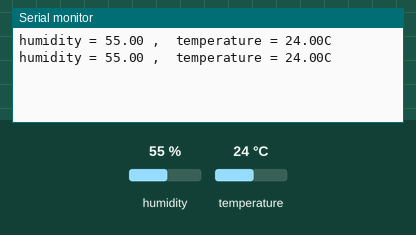
Simulated run of this sketch. Board: ESP8266 (NodeMCU). On the bench: the last lines printed to the serial monitor. The test bench sets the inputs (shaded band); at power-on: humidity 55 %, temperature 24 °C.

Above: at 2.8 s.
2.9 s: humidity set to 22 %
At 5.2 s:
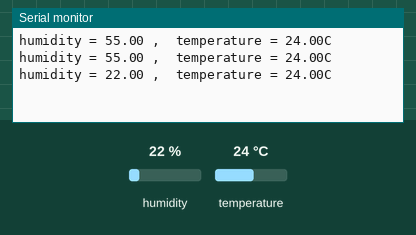
5.6 s: temperature set to 12 °C
At 7.6 s:
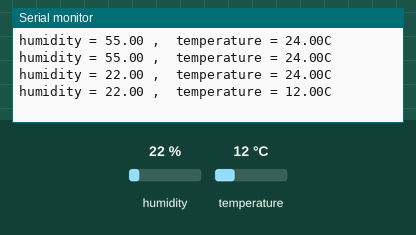
8.3 s: humidity set to 40 %
At 11.1 s:
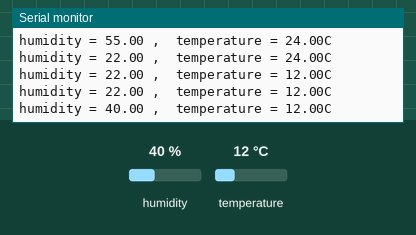
Timing chart, 0 to 12.6 s (numbered marks = the images above; inputs shaded):
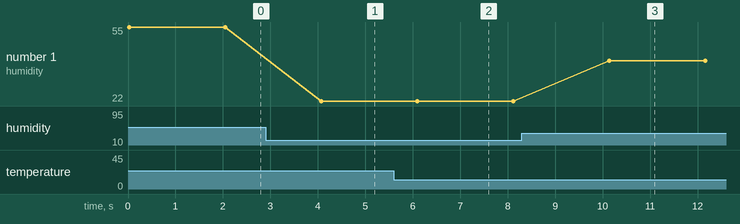

Measured:
- after the input at 2.9 s, the serial monitor: prints a new line after 1.2 s (image 1)
- after the input at 5.6 s, the serial monitor: prints a new line after 0.49 s (image 2)
- after the input at 8.3 s, the serial monitor: prints a new line after 1.8 s (image 3)
- plotted number 1: 55 → 22 after the input at 2.9 s, 22 → 40 after the input at 8.3 s

The sketch:

DHT.ino
```cpp
#include <DHT.h>

DHT dht(D1, DHT11);
float hum, temp_c, temp_f;

void setup() {
  Serial.begin(9600);
  dht.begin();
}

void loop() {
    hum = dht.readHumidity();
    temp_c = dht.readTemperature();
    Serial.print("humidity = ");Serial.print(hum);Serial.print(" ,  ");
    Serial.print("temperature = ");Serial.print(temp_c); Serial.println("C  ");
    delay(2000);
}
```
